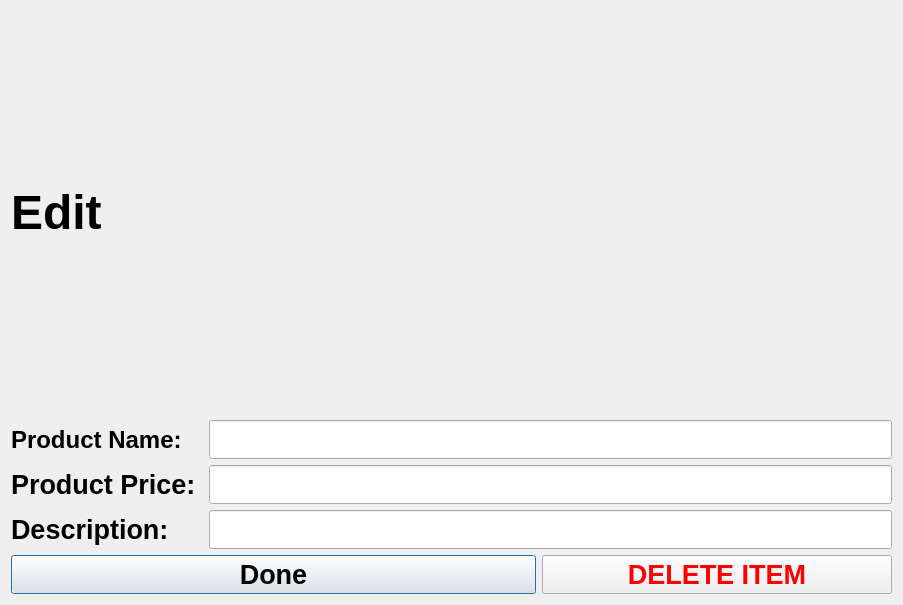
<?xml version="1.0" encoding="UTF-8"?>
<ui version="4.0">
 <class>Dialog</class>
 <widget class="QDialog" name="Dialog">
  <property name="geometry">
   <rect>
    <x>0</x>
    <y>0</y>
    <width>903</width>
    <height>605</height>
   </rect>
  </property>
  <property name="windowTitle">
   <string>Dialog</string>
  </property>
  <layout class="QGridLayout" name="gridLayout_2">
   <item row="0" column="0">
    <widget class="QLabel" name="label">
     <property name="font">
      <font>
       <pointsize>36</pointsize>
       <weight>75</weight>
       <bold>true</bold>
      </font>
     </property>
     <property name="text">
      <string>Edit</string>
     </property>
    </widget>
   </item>
   <item row="0" column="1">
    <widget class="QLabel" name="label_2">
     <property name="text">
      <string/>
     </property>
     <property name="pixmap">
      <pixmap>edit.svg</pixmap>
     </property>
    </widget>
   </item>
   <item row="2" column="0" colspan="3">
    <widget class="QPushButton" name="pushButton_done">
     <property name="font">
      <font>
       <pointsize>20</pointsize>
       <weight>75</weight>
       <bold>true</bold>
      </font>
     </property>
     <property name="text">
      <string>Done</string>
     </property>
    </widget>
   </item>
   <item row="2" column="3">
    <widget class="QPushButton" name="pushButton_delete">
     <property name="font">
      <font>
       <pointsize>20</pointsize>
       <weight>75</weight>
       <bold>true</bold>
      </font>
     </property>
     <property name="styleSheet">
      <string notr="true">color: red;</string>
     </property>
     <property name="text">
      <string>DELETE ITEM</string>
     </property>
    </widget>
   </item>
   <item row="1" column="0" colspan="4">
    <layout class="QGridLayout" name="gridLayout">
     <item row="0" column="0">
      <widget class="QLabel" name="label_3">
       <property name="font">
        <font>
         <pointsize>18</pointsize>
         <weight>75</weight>
         <bold>true</bold>
        </font>
       </property>
       <property name="text">
        <string>Product Name: </string>
       </property>
      </widget>
     </item>
     <item row="0" column="1">
      <widget class="QLineEdit" name="lineEdit_name">
       <property name="font">
        <font>
         <pointsize>20</pointsize>
         <weight>75</weight>
         <bold>true</bold>
        </font>
       </property>
      </widget>
     </item>
     <item row="1" column="0">
      <widget class="QLabel" name="label_4">
       <property name="font">
        <font>
         <pointsize>20</pointsize>
         <weight>75</weight>
         <bold>true</bold>
        </font>
       </property>
       <property name="text">
        <string>Product Price: </string>
       </property>
      </widget>
     </item>
     <item row="1" column="1">
      <widget class="QLineEdit" name="lineEdit_price">
       <property name="font">
        <font>
         <pointsize>20</pointsize>
         <weight>75</weight>
         <bold>true</bold>
        </font>
       </property>
      </widget>
     </item>
     <item row="2" column="0">
      <widget class="QLabel" name="label_5">
       <property name="font">
        <font>
         <pointsize>20</pointsize>
         <weight>75</weight>
         <bold>true</bold>
        </font>
       </property>
       <property name="text">
        <string>Description: </string>
       </property>
      </widget>
     </item>
     <item row="2" column="1">
      <widget class="QLineEdit" name="lineEdit_description">
       <property name="font">
        <font>
         <pointsize>20</pointsize>
         <weight>75</weight>
         <bold>true</bold>
        </font>
       </property>
      </widget>
     </item>
    </layout>
   </item>
   <item row="0" column="2" colspan="2">
    <spacer name="horizontalSpacer">
     <property name="orientation">
      <enum>Qt::Horizontal</enum>
     </property>
     <property name="sizeHint" stdset="0">
      <size>
       <width>728</width>
       <height>78</height>
      </size>
     </property>
    </spacer>
   </item>
  </layout>
 </widget>
 <resources/>
 <connections/>
</ui>
